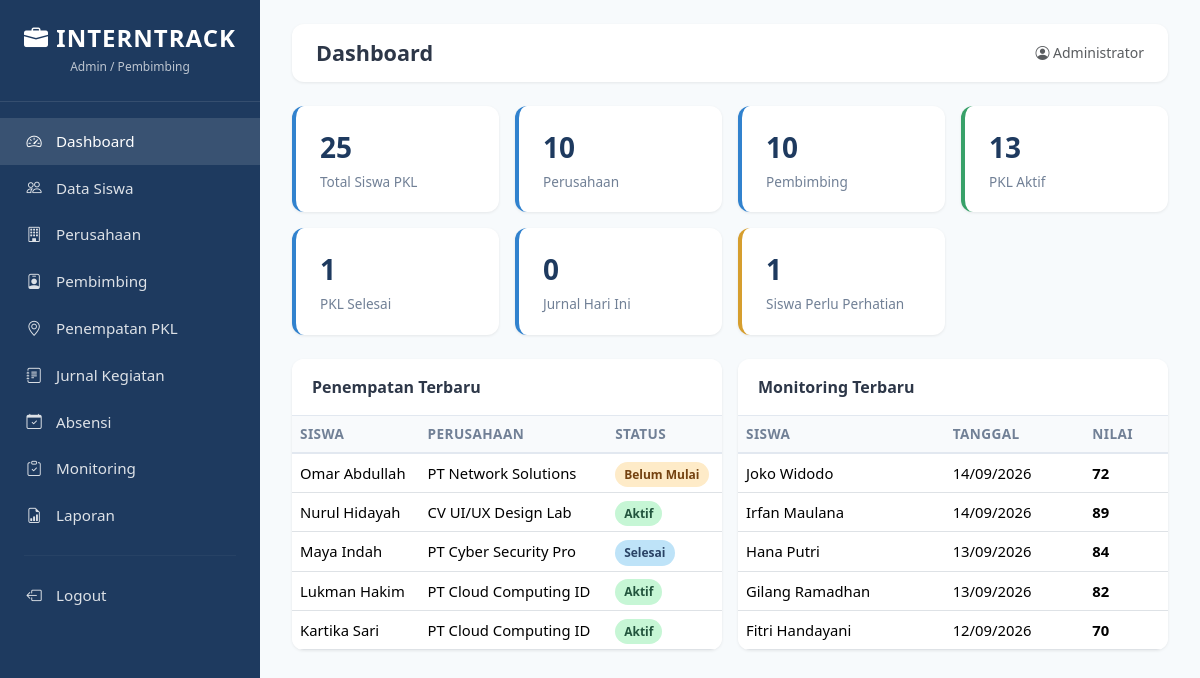
Page /admin/dashboard.php (signed in) on the committed database.
### tables this page shows
CREATE TABLE penempatan (
    id INT AUTO_INCREMENT PRIMARY KEY,
    siswa_id INT NOT NULL,
    perusahaan_id INT NOT NULL,
    pembimbing_id INT NOT NULL,
    tanggal_mulai DATE NOT NULL,
    tanggal_selesai DATE NOT NULL,
    status ENUM('Belum Mulai','Aktif','Selesai') NOT NULL DEFAULT 'Belum Mulai',
    created_at TIMESTAMP DEFAULT CURRENT_TIMESTAMP,
    FOREIGN KEY (siswa_id) REFERENCES siswa(id) ON DELETE CASCADE,
    FOREIGN KEY (perusahaan_id) REFERENCES perusahaan(id) ON DELETE CASCADE,
    FOREIGN KEY (pembimbing_id) REFERENCES pembimbing(id) ON DELETE CASCADE
);

CREATE TABLE siswa (
    id INT AUTO_INCREMENT PRIMARY KEY,
    nis VARCHAR(20) NOT NULL UNIQUE,
    nama VARCHAR(100) NOT NULL,
    kelas VARCHAR(20) NOT NULL,
    jurusan VARCHAR(50) NOT NULL,
    no_hp VARCHAR(20) DEFAULT NULL,
    alamat TEXT DEFAULT NULL,
    created_at TIMESTAMP DEFAULT CURRENT_TIMESTAMP
);

CREATE TABLE perusahaan (
    id INT AUTO_INCREMENT PRIMARY KEY,
    nama_perusahaan VARCHAR(150) NOT NULL,
    alamat TEXT NOT NULL,
    bidang VARCHAR(100) NOT NULL,
    kontak VARCHAR(50) DEFAULT NULL,
    created_at TIMESTAMP DEFAULT CURRENT_TIMESTAMP
);

CREATE TABLE monitoring (
    id INT AUTO_INCREMENT PRIMARY KEY,
    siswa_id INT NOT NULL,
    pembimbing_id INT NOT NULL,
    tanggal_monitoring DATE NOT NULL,
    catatan TEXT NOT NULL,
    nilai INT DEFAULT NULL,
    rekomendasi TEXT DEFAULT NULL,
    created_at TIMESTAMP DEFAULT CURRENT_TIMESTAMP,
    FOREIGN KEY (siswa_id) REFERENCES siswa(id) ON DELETE CASCADE,
    FOREIGN KEY (pembimbing_id) REFERENCES pembimbing(id) ON DELETE CASCADE
);

### config/database.php (called while the page is built, shortened)
<?php
function base_url($path = '') {
    $path = ltrim($path, '/');
    return BASE_URL . ($path ? '/' . $path : '');
}
?>

### config/auth.php (called while the page is built, shortened)
<?php
require_once __DIR__ . '/database.php';
function currentUser() {
    return [
        'id'         => $_SESSION['user_id'] ?? null,
        'username'   => $_SESSION['username'] ?? null,
        'role'       => $_SESSION['role'] ?? null,
        'related_id' => $_SESSION['related_id'] ?? null,
        'nama'       => $_SESSION['nama'] ?? null,
    ];
}
?>

### admin/dashboard.php (the view)
<?php
$page_title = 'Dashboard';
require_once __DIR__ . '/includes/header.php';
$conn = getConnection();
$total_siswa      = (int)$conn->query("SELECT COUNT(*) c FROM siswa")->fetch_assoc()['c'];
$total_perusahaan = (int)$conn->query("SELECT COUNT(*) c FROM perusahaan")->fetch_assoc()['c'];
$total_pembimbing = (int)$conn->query("SELECT COUNT(*) c FROM pembimbing")->fetch_assoc()['c'];
$pkl_aktif        = (int)$conn->query("SELECT COUNT(*) c FROM penempatan WHERE status='Aktif'")->fetch_assoc()['c'];
$pkl_selesai      = (int)$conn->query("SELECT COUNT(*) c FROM penempatan WHERE status='Selesai'")->fetch_assoc()['c'];
$jurnal_hari_ini  = (int)$conn->query("SELECT COUNT(*) c FROM jurnal WHERE tanggal=CURDATE()")->fetch_assoc()['c'];
$siswa_perhatian = 0;
$res = $conn->query("SELECT id FROM siswa");
while ($s = $res->fetch_assoc()) {
    $p = getPersentaseKehadiran($s['id']);
    if ($p > 0 && $p < 75) $siswa_perhatian++;
}
?>
<div class="row g-3 mb-4">
    <div class="col-md-3 col-6"><div class="stat-card"><div class="stat-value"><?= $total_siswa ?></div><div class="stat-label">Total Siswa PKL</div></div></div>
    <div class="col-md-3 col-6"><div class="stat-card"><div class="stat-value"><?= $total_perusahaan ?></div><div class="stat-label">Perusahaan</div></div></div>
    <div class="col-md-3 col-6"><div class="stat-card"><div class="stat-value"><?= $total_pembimbing ?></div><div class="stat-label">Pembimbing</div></div></div>
    <div class="col-md-3 col-6"><div class="stat-card success"><div class="stat-value"><?= $pkl_aktif ?></div><div class="stat-label">PKL Aktif</div></div></div>
    <div class="col-md-3 col-6"><div class="stat-card"><div class="stat-value"><?= $pkl_selesai ?></div><div class="stat-label">PKL Selesai</div></div></div>
    <div class="col-md-3 col-6"><div class="stat-card"><div class="stat-value"><?= $jurnal_hari_ini ?></div><div class="stat-label">Jurnal Hari Ini</div></div></div>
    <div class="col-md-3 col-6"><div class="stat-card warning"><div class="stat-value"><?= $siswa_perhatian ?></div><div class="stat-label">Siswa Perlu Perhatian</div></div></div>
</div>
<div class="row g-3">
    <div class="col-lg-6">
        <div class="card-custom">
            <div class="card-header">Penempatan Terbaru</div>
            <div class="card-body p-0">
                <table class="table table-custom table-hover mb-0">
                    <thead><tr><th>Siswa</th><th>Perusahaan</th><th>Status</th></tr></thead>
                    <tbody>
                    <?php
                    $q = $conn->query("SELECT s.nama siswa, p.nama_perusahaan, pe.status FROM penempatan pe JOIN siswa s ON pe.siswa_id=s.id JOIN perusahaan p ON pe.perusahaan_id=p.id ORDER BY pe.id DESC LIMIT 5");
                    while ($r = $q->fetch_assoc()):
                        $b = $r['status']=='Aktif'?'badge-aktif':($r['status']=='Selesai'?'badge-selesai':'badge-belum');
                    ?>
                        <tr>
                            <td><?= htmlspecialchars($r['siswa']) ?></td>
                            <td><?= htmlspecialchars($r['nama_perusahaan']) ?></td>
                            <td><span class="badge-status <?= $b ?>"><?= $r['status'] ?></span></td>
                        </tr>
                    <?php endwhile; ?>
                    </tbody>
                </table>
            </div>
        </div>
    </div>
    <div class="col-lg-6">
        <div class="card-custom">
            <div class="card-header">Monitoring Terbaru</div>
            <div class="card-body p-0">
                <table class="table table-custom table-hover mb-0">
                    <thead><tr><th>Siswa</th><th>Tanggal</th><th>Nilai</th></tr></thead>
                    <tbody>
                    <?php
                    $q = $conn->query("SELECT s.nama siswa, m.tanggal_monitoring, m.nilai FROM monitoring m JOIN siswa s ON m.siswa_id=s.id ORDER BY m.tanggal_monitoring DESC LIMIT 5");
                    while ($r = $q->fetch_assoc()):
                    ?>
                        <tr>
                            <td><?= htmlspecialchars($r['siswa']) ?></td>
                            <td><?= date('d/m/Y', strtotime($r['tanggal_monitoring'])) ?></td>
                            <td><strong><?= $r['nilai'] ?></strong></td>
                        </tr>
                    <?php endwhile; ?>
                    </tbody>
                </table>
            </div>
        </div>
    </div>
</div>
<?php require_once __DIR__ . '/includes/footer.php'; ?>

### admin/includes/header.php (shortened to what this page needs)
<?php
require_once __DIR__ . '/../../config/auth.php';
$user = currentUser();
$current_page = basename($_SERVER['PHP_SELF']);
?>
<!DOCTYPE html>
<html lang="id">
<head>
    <link href="https://cdn.jsdelivr.net/npm/bootstrap@5.3.3/dist/css/bootstrap.min.css" rel="stylesheet">
    <link href="https://cdn.jsdelivr.net/npm/bootstrap-icons@1.11.3/font/bootstrap-icons.min.css" rel="stylesheet">
    <link href="<?= base_url('assets/css/style.css') ?>" rel="stylesheet">
</head>
<body>
<div class="d-flex">
    <nav class="sidebar">
        <div class="sidebar-brand">
            <h4><i class="bi bi-briefcase-fill"></i> INTERNTRACK</h4>
            <small>Admin / Pembimbing</small>
        </div>
        <div class="sidebar-nav">
            <a href="<?= base_url('admin/dashboard.php') ?>" class="<?= $current_page=='dashboard.php'?'active':'' ?>">
                <i class="bi bi-speedometer2"></i> Dashboard
            </a>
            <a href="<?= base_url('admin/siswa.php') ?>" class="<?= $current_page=='siswa.php'?'active':'' ?>">
                <i class="bi bi-people"></i> Data Siswa
            </a>
            <a href="<?= base_url('admin/perusahaan.php') ?>" class="<?= $current_page=='perusahaan.php'?'active':'' ?>">
                <i class="bi bi-building"></i> Perusahaan
            </a>
            <a href="<?= base_url('admin/pembimbing.php') ?>" class="<?= $current_page=='pembimbing.php'?'active':'' ?>">
                <i class="bi bi-person-badge"></i> Pembimbing
            </a>
            <a href="<?= base_url('admin/penempatan.php') ?>" class="<?= $current_page=='penempatan.php'?'active':'' ?>">
                <i class="bi bi-geo-alt"></i> Penempatan PKL
            </a>
            <a href="<?= base_url('admin/jurnal.php') ?>" class="<?= $current_page=='jurnal.php'?'active':'' ?>">
                <i class="bi bi-journal-text"></i> Jurnal Kegiatan
            </a>
            <a href="<?= base_url('admin/absensi.php') ?>" class="<?= $current_page=='absensi.php'?'active':'' ?>">
                <i class="bi bi-calendar-check"></i> Absensi
            </a>
            <a href="<?= base_url('admin/monitoring.php') ?>" class="<?= $current_page=='monitoring.php'?'active':'' ?>">
                <i class="bi bi-clipboard-check"></i> Monitoring
            </a>
            <a href="<?= base_url('laporan/index.php') ?>" class="<?= strpos($_SERVER['PHP_SELF'],'laporan')!==false?'active':'' ?>">
                <i class="bi bi-file-earmark-bar-graph"></i> Laporan
            </a>
            <hr style="border-color:rgba(255,255,255,0.15);margin:1rem 1.5rem;">
            <a href="<?= base_url('auth/logout.php') ?>">
                <i class="bi bi-box-arrow-left"></i> Logout
            </a>
        </div>
    </nav>
    <div class="main-content flex-grow-1">
        <div class="topbar">
            <h2><?= $page_title ?? 'Dashboard' ?></h2>
            <div class="d-flex align-items-center gap-3">
                <span class="text-muted small"><i class="bi bi-person-circle"></i> <?= htmlspecialchars($user['nama']) ?></span>
            </div>
        </div>

### admin/includes/footer.php (shortened to what this page needs)
</div>
</div>
</body>
</html>

### assets/css/style.css (style rules this page uses)
:root { --primary: #1e3a5f; --primary-light: #2c5282; --accent: #3182ce; --success: #38a169; --warning: #d69e2e; --danger: #e53e3e; --bg: #f7fafc; --text: #2d3748; --muted: #718096; }
* { box-sizing: border-box; margin: 0; padding: 0; }
body { font-family: 'Segoe UI', system-ui, sans-serif; background: var(--bg); color: var(--text); min-height: 100vh; }
.sidebar { width: 260px; background: var(--primary); color: #fff; min-height: 100vh; position: fixed; left: 0; top: 0; z-index: 100; }
.sidebar-brand { padding: 1.5rem; border-bottom: 1px solid rgba(255,255,255,.1); text-align: center; }
.sidebar-brand h4 { font-weight: 700; margin: 0; letter-spacing: 1px; }
.sidebar-brand small { opacity: .7; font-size: .75rem; }
.sidebar-nav { padding: 1rem 0; }
.sidebar-nav a { display: flex; align-items: center; gap: .75rem; padding: .75rem 1.5rem; color: rgba(255,255,255,.85); text-decoration: none; transition: all .2s; font-size: .95rem; }
.sidebar-nav a:hover, .sidebar-nav a.active { background: rgba(255,255,255,.12); color: #fff; }
.sidebar-nav a i { width: 20px; text-align: center; }
.main-content { margin-left: 260px; padding: 1.5rem 2rem; min-height: 100vh; }
.topbar { display: flex; justify-content: space-between; align-items: center; margin-bottom: 1.5rem; background: #fff; padding: 1rem 1.5rem; border-radius: 12px; box-shadow: 0 1px 3px rgba(0,0,0,.08); }
.topbar h2 { font-size: 1.35rem; font-weight: 600; margin: 0; }
.stat-card { background: #fff; border-radius: 12px; padding: 1.25rem 1.5rem; box-shadow: 0 1px 3px rgba(0,0,0,.08); border-left: 4px solid var(--accent); transition: transform .2s; }
.stat-card .stat-value { font-size: 1.75rem; font-weight: 700; color: var(--primary); }
.stat-card .stat-label { font-size: .85rem; color: var(--muted); margin-top: .25rem; }
.stat-card.success { border-left-color: var(--success); }
.stat-card.warning { border-left-color: var(--warning); }
.card-custom { background: #fff; border-radius: 12px; box-shadow: 0 1px 3px rgba(0,0,0,.08); overflow: hidden; }
.card-custom .card-header { background: #fff; border-bottom: 1px solid #e2e8f0; padding: 1rem 1.25rem; font-weight: 600; }
.card-custom .card-body { padding: 1.25rem; }
.table-custom { margin: 0; }
.table-custom thead th { background: #f8fafc; font-weight: 600; font-size: .85rem; text-transform: uppercase; letter-spacing: .03em; color: var(--muted); border-bottom: 2px solid #e2e8f0; }
.table-custom td { vertical-align: middle; font-size: .925rem; }
.badge-status { padding: .35em .75em; border-radius: 999px; font-size: .75rem; font-weight: 600; }
.badge-aktif { background: #c6f6d5; color: #22543d; }
.badge-selesai { background: #bee3f8; color: #2a4365; }
.badge-belum { background: #feebc8; color: #744210; }

### rows in the picture
penempatan: siswa.nama "Omar Abdullah", perusahaan.nama_perusahaan "PT Network Solutions", status "Belum Mulai"
penempatan: siswa.nama "Nurul Hidayah", perusahaan.nama_perusahaan "CV UI/UX Design Lab", status "Aktif"
penempatan: siswa.nama "Maya Indah", perusahaan.nama_perusahaan "PT Cyber Security Pro", status "Selesai"
penempatan: siswa.nama "Lukman Hakim", perusahaan.nama_perusahaan "PT Cloud Computing ID", status "Aktif"
penempatan: siswa.nama "Kartika Sari", perusahaan.nama_perusahaan "PT Cloud Computing ID", status "Aktif"
monitoring: siswa.nama "Joko Widodo", tanggal_monitoring "14/09/2026", nilai "72"
monitoring: siswa.nama "Irfan Maulana", tanggal_monitoring "14/09/2026", nilai "89"
monitoring: siswa.nama "Hana Putri", tanggal_monitoring "13/09/2026", nilai "84"
monitoring: siswa.nama "Gilang Ramadhan", tanggal_monitoring "13/09/2026", nilai "82"
monitoring: siswa.nama "Fitri Handayani", tanggal_monitoring "12/09/2026", nilai "70"

### other values in the picture
$page_title "Dashboard"
$user['nama'] "Administrator"
$total_siswa "25"
$total_perusahaan "10"
$total_pembimbing "10"
$pkl_aktif "13"
$pkl_selesai "1"
$jurnal_hari_ini "0"
$siswa_perhatian "1"
